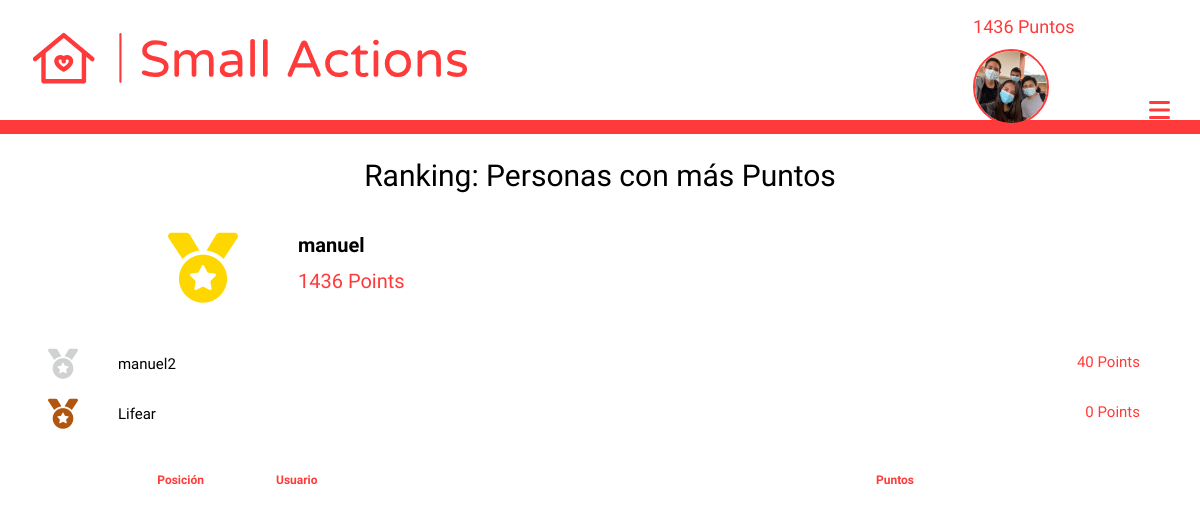
Before: /account/ranking (signed in) with the older database file.
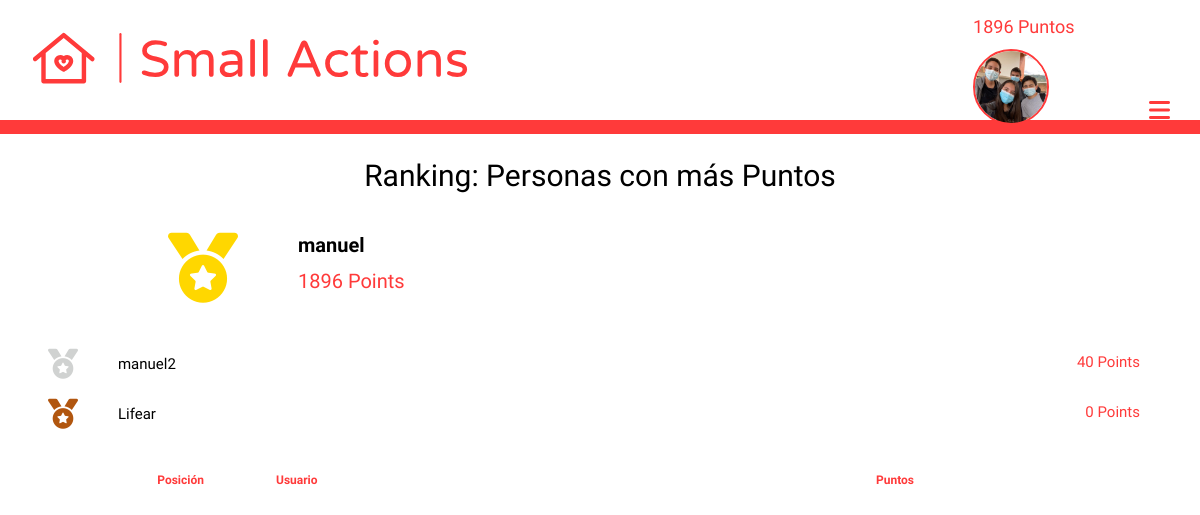
After: the same page with the newer database file.
### login/models.py (models this page shows, shortened)
class User(AbstractUser):
    points = models.PositiveIntegerField(default=0)
    photo = models.ImageField(upload_to="people", null=True, blank=True)
    latitude = models.DecimalField(max_digits=10, decimal_places=8, null=True, blank=True)
    longitude = models.DecimalField(max_digits=11, decimal_places=8, null=True, blank=True)
    visited = models.ManyToManyField('maps.Help', related_name="persons_visited", blank=True)
    can_change = models.BooleanField(null=True, blank=True) #Security
    dark_mode = models.BooleanField(default=False)
    date_forgot = models.DateTimeField(auto_now_add=True)
    random_string = models.CharField(max_length=20, blank=True, null=True, unique=True)

### login/views.py (the view)
# urls.py: path('ranking', views.ranking, name="ranking"),
@login_required(login_url='/account/login')
def ranking(request):
    user = User.objects.get(username=request.user)
    all_ranking = User.objects.all().order_by('-points')
    ranking = list(all_ranking).index(user)
    ctx = {'frist' : all_ranking[:3], 'ranking' : ranking}
    return render(request, 'login/ranking.html', ctx)

### templates/login/ranking.html (shortened to what this page needs)
{% extends 'maps/nav.html' %}
{% load static %}
{% block head %}
    <link href="{% static 'login/css/ranking.css' %}" rel="stylesheet">
{% endblock %}
{% block content %}
    <div>
        <h1>Ranking: Personas con más Puntos</h1>
        <div id='superior_grid'>
            <div id='frist_place' class="place">
                <i class="fas fa-medal"></i>
                <h2><a href="{% url 'another' frist.0.username%}">{{frist.0.username}}</a></h2>
                <span>{{frist.0.points}} Points</span>
            </div>
            <div id='second_place' class="other_place place">
                <i class="fas fa-medal"></i>
                <h3><a href="{% url 'another' frist.1.username%}">{{frist.1.username}}</a></h3>
                <span>{{frist.1.points}} Points</span>
            </div>
            <div id='third_place' class="other_place place">
                <i class="fas fa-medal"></i>
                <h4><a href="{% url 'another' frist.2.username%}">{{frist.2.username}}</a></h4>
                <span>{{frist.2.points}} Points</span>
            </div>
        </div>
        <div id='mayor'>
            <div id='headers'>
                <h4>Posición</h4>
                <h4>Usuario</h4>
                <h4>Puntos</h4>
            </div>
        </div>
    </div>
{% endblock %}

### templates/maps/nav.html (shortened to what this page needs)
<!DOCTYPE html>
{% load static %}
{% load cache %}
<html lang="es">
    <head>
        <link rel="stylesheet" href="{% static 'maps/css/nav.css' %}">
        {% block head %}
        {% endblock %}
    </head>
    <body>
        {% cache 900 navbar %}
        <header id="all_bar">
            <div id="superior">
                <img src="{% static 'maps/images/logo.svg' %}" id="principal_logo" alt="logo" width="500" height="65">
                <div id="rigth_superior">
                    {% if request.user.is_authenticated %}
                        <h6>{{request.user.points}} Puntos</h6>
                        {% if request.user.photo %}
                            <a href="{% url 'account' %}"><img src="{{request.user.photo.url}}" alt="account" id="porfile_photo_nav" width="70" height="70"></a>
                        {% else %}
                            <a href="{% url 'account' %}"><img src="{% static 'maps/images/logo_small_icon_only_inverted.png' %}" alt="account" width="70" height="70"></a>
                        {% endif %}
                    {% else %}
                        <a href="{% url 'login' %}"><img src="{% static 'maps/images/logo_small_icon_only_inverted.png' %}" alt="account"></a>
                    {% endif %}
                    <i class="fas fa-bars" id="bars"></i>
                </div>
            </div>
            <div id="inferior">
            </div>
        </header>
        {% endcache %}
        {% block content %}
        {% endblock %}
    </body>
</html>

Changed rows visible on the page:
changed User "manuel": user.points "1436" → "1896"; points "1436" → "1896"
